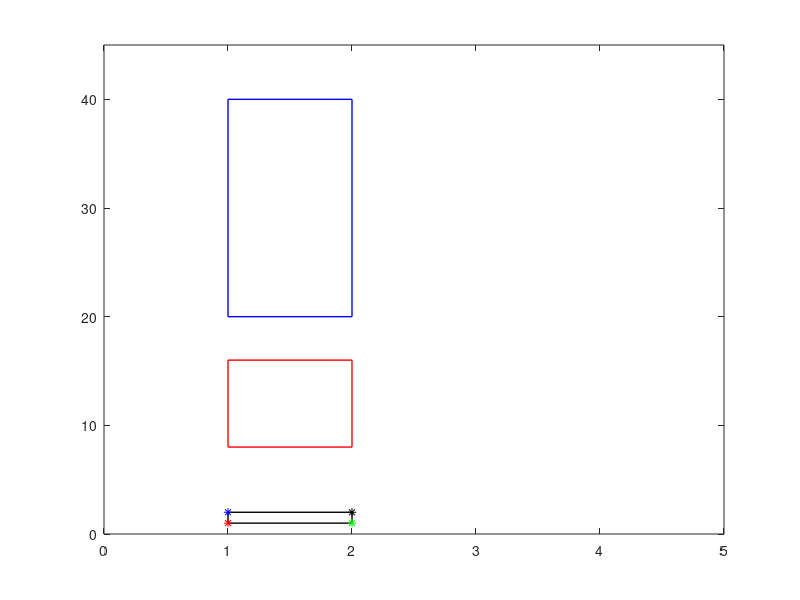

The MATLAB source for this figure:
% • Composition
% Verify the result of Problem A6 in Section 3.3 of the text; that the two compositions of a
% vertical shear and a stretch in the y direction, do not commute. Do this by plotting the
% image of the unit square with corners at (1, 1),(2, 1),(2, 2),(1, 2). Then plot the results
% of applying the COMPOSITION of the two operations (vertical shear and stretch) in
% both orders and showing that the resulting shape depends on the order in which the
% operations are applied. Corroborate your ’experimental proof’ of the non-commutability
% of these transformations by referring to Theorem 3.2.5 of the text (i.e., by considering
% the associated matrices).

% Plot the image of the unit square with corners at (1, 1),(2, 1),(2, 2),(1, 2)
unit_v1 = [1;1];
unit_v2 = [2;2];
unit_matrix = cat(2, unit_v1, unit_v2);
unit_v = [unit_matrix(1,1), unit_matrix(1,2), unit_matrix(1,2), unit_matrix(1,1), unit_matrix(1,1)];
unit_z = [unit_matrix(2,1), unit_matrix(2,1), unit_matrix(2,2), unit_matrix(2,2), unit_matrix(2,1)];
plot(unit_v, unit_z, 'k-', 'LineWidth', 1);
hold on;
axis([0 5 0 45]);

% Plotting where the red, green, and blue points are
P = [1 2 2 1;1 1 2 2];
plot(P(1,1),P(2,1),'r*');
plot(P(1,2),P(2,2),'g*');
plot(P(1,4),P(2,4),'b*');
plot(P(1,3),P(2,3),'k*');

% Composition of two operations in Problem A6 from Section 3.3 of the text 
% Let V be a vertical shear by amount 3
% Let S be a stretch by a factor 5 in the x2 direction.
V = [1 0; 3 1];
S = [1 0; 0 5];



% Calculate the composition of S followed by V and then plot the result
VS_Operation = V*S;
VS_Operation_Result_Matrix = VS_Operation*unit_matrix;
VS_v = [VS_Operation_Result_Matrix(1,1), VS_Operation_Result_Matrix(1,2), VS_Operation_Result_Matrix(1,2), VS_Operation_Result_Matrix(1,1), VS_Operation_Result_Matrix(1,1)];
VS_z = [VS_Operation_Result_Matrix(2,1), VS_Operation_Result_Matrix(2,1), VS_Operation_Result_Matrix(2,2), VS_Operation_Result_Matrix(2,2), VS_Operation_Result_Matrix(2,1)];
plot(VS_v, VS_z, 'r-', 'LineWidth', 1);
hold on;

% Calculate the composition of S following V and then plot the result
SV_Operation = S*V;
SV_Operation_Result_Matrix = SV_Operation*unit_matrix;
SV_v = [SV_Operation_Result_Matrix(1,1), SV_Operation_Result_Matrix(1,2), SV_Operation_Result_Matrix(1,2), SV_Operation_Result_Matrix(1,1), SV_Operation_Result_Matrix(1,1)];
SV_z = [SV_Operation_Result_Matrix(2,1), SV_Operation_Result_Matrix(2,1), SV_Operation_Result_Matrix(2,2), SV_Operation_Result_Matrix(2,2), SV_Operation_Result_Matrix(2,1)];
plot(SV_v, SV_z, 'b-', 'LineWidth', 1);
hold on;
fprintf("Clearly the two compositions of a vertical shear and a stretch in the x2 direction, do not commute.")

% Theorem 3.2.5 of the text states that If L: Rn -> Rm and M: Rm -> Rp are linear mappings, then 
% the composition of M and L is a linear mapping from Rn to Rp and [M o L] = [M][L].

